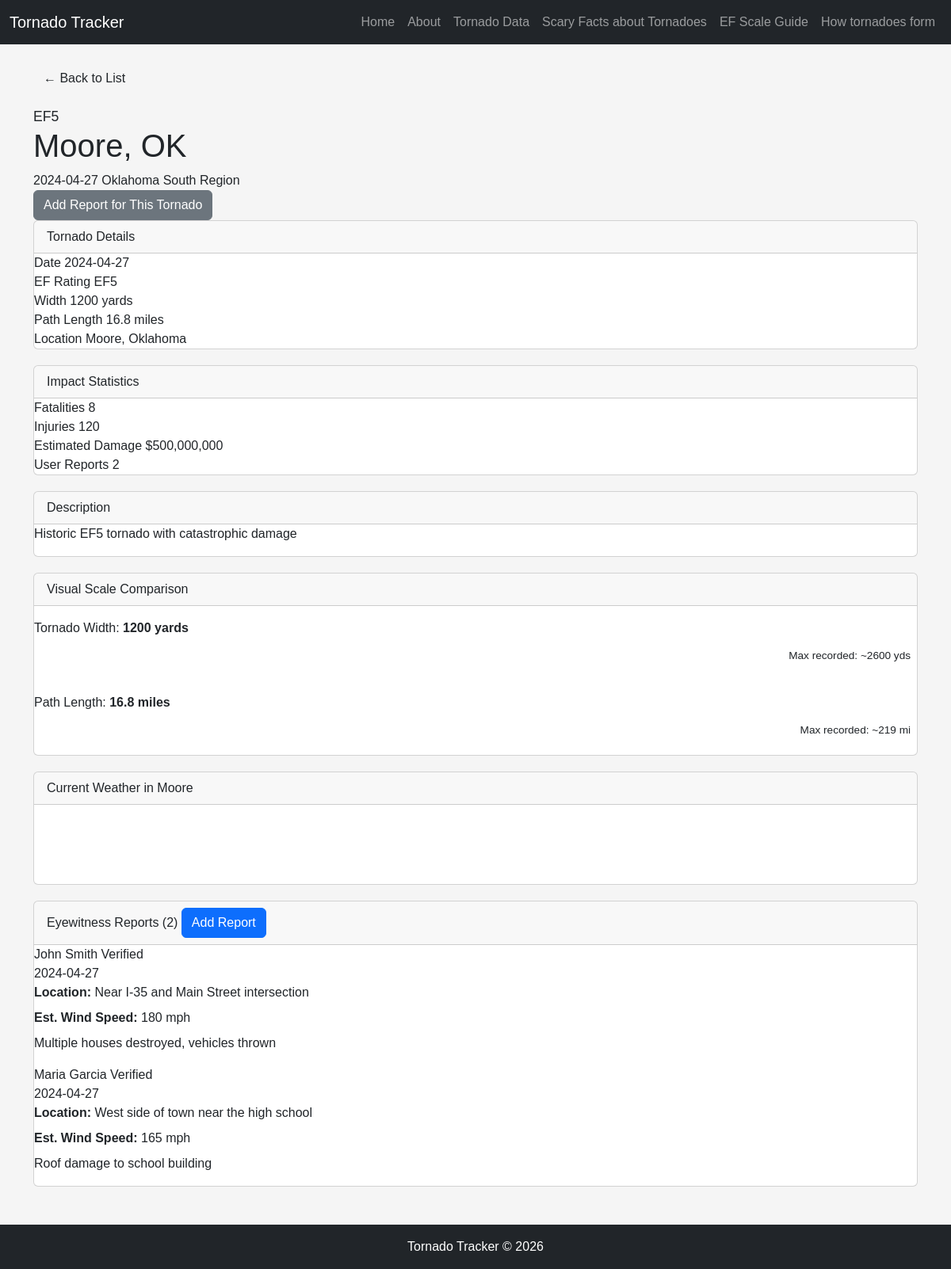
/tornado/3, run on the app's committed database.
### tables this page shows
CREATE TABLE tornadoes (
            id INTEGER PRIMARY KEY AUTOINCREMENT,
            state_id INTEGER NOT NULL,
            date DATE NOT NULL,
            ef_rating INTEGER NOT NULL CHECK(ef_rating >= 0 AND ef_rating <= 5),
            width_yards INTEGER,
            length_miles REAL,
            fatalities INTEGER DEFAULT 0,
            injuries INTEGER DEFAULT 0,
            damage_cost REAL,
            description TEXT,
            city TEXT,
            created_at TIMESTAMP DEFAULT CURRENT_TIMESTAMP,
            FOREIGN KEY (state_id) REFERENCES states(id)
        );

CREATE TABLE states (
            id INTEGER PRIMARY KEY AUTOINCREMENT,
            name TEXT NOT NULL UNIQUE,
            abbreviation TEXT NOT NULL UNIQUE,
            region TEXT NOT NULL,
            created_at TIMESTAMP DEFAULT CURRENT_TIMESTAMP
        );

CREATE TABLE reports (
            id INTEGER PRIMARY KEY AUTOINCREMENT,
            tornado_id INTEGER,
            reporter_name TEXT NOT NULL,
            reporter_email TEXT NOT NULL,
            sighting_date DATE NOT NULL,
            location_description TEXT NOT NULL,
            wind_speed_estimate INTEGER,
            damage_description TEXT,
            verified INTEGER DEFAULT 0,
            created_at TIMESTAMP DEFAULT CURRENT_TIMESTAMP,
            FOREIGN KEY (tornado_id) REFERENCES tornadoes(id)
        );

### v0/flask-sql-ite-web-app/backend/templates/main.py (the view)
@app.route('/tornado/<int:tornado_id>')
def tornado_detail(tornado_id):
    conn = get_db()
    cursor = conn.cursor()
    cursor.execute('''
        SELECT t.*, s.name as state_name, s.abbreviation, s.region
        FROM tornadoes t
        JOIN states s ON t.state_id = s.id
        WHERE t.id = ?
    ''', (tornado_id,))
    tornado = cursor.fetchone()
    if not tornado:
        conn.close()
        return render_template('404.html'), 404
    cursor.execute('''
        SELECT * FROM reports
        WHERE tornado_id = ?
        ORDER BY created_at DESC
    ''', (tornado_id,))
    reports = cursor.fetchall()
    conn.close()
    return render_template('tornado_detail.html', tornado=tornado, reports=reports)

### v0/flask-sql-ite-web-app/backend/templates/main.py (called while the page is built)
def get_db():
    conn = sqlite3.connect(DATABASE)
    conn.row_factory = sqlite3.Row
    return conn

### v0/flask-sql-ite-web-app/backend/templates/tornado_detail.html (shortened to what this page needs)
{% extends "base.html" %}
{% block content %}
<div class="detail-header">
    <div>
        <a href="{{ url_for('tornadoes_list') }}" class="btn btn-small btn-outline" style="margin-bottom: 1rem;">
            &larr; Back to List
        </a>
        <div class="detail-title">
            <span class="ef-badge ef-{{ tornado.ef_rating }}" style="width: 50px; height: 50px; font-size: 1.1rem;">EF{{ tornado.ef_rating }}</span>
            <div>
                <h1>{{ tornado.city }}, {{ tornado.abbreviation }}</h1>
                <div class="detail-meta">
                    <span>{{ tornado.date }}</span>
                    <span>{{ tornado.state_name }}</span>
                    <span>{{ tornado.region }} Region</span>
                </div>
            </div>
        </div>
    </div>
    <a href="{{ url_for('submit_report') }}?tornado_id={{ tornado.id }}" class="btn btn-secondary">
        Add Report for This Tornado
    </a>
</div>
<div class="detail-grid">
    <div class="card">
        <div class="card-header">
            <span class="card-title">Tornado Details</span>
        </div>
        <div class="info-item">
            <span class="info-label">Date</span>
            <span class="info-value">{{ tornado.date }}</span>
        </div>
        <div class="info-item">
            <span class="info-label">EF Rating</span>
            <span class="info-value">EF{{ tornado.ef_rating }}</span>
        </div>
        <div class="info-item">
            <span class="info-label">Width</span>
            <span class="info-value">{{ tornado.width_yards or 'N/A' }} yards</span>
        </div>
        <div class="info-item">
            <span class="info-label">Path Length</span>
            <span class="info-value">{{ tornado.length_miles or 'N/A' }} miles</span>
        </div>
        <div class="info-item">
            <span class="info-label">Location</span>
            <span class="info-value">{{ tornado.city }}, {{ tornado.state_name }}</span>
        </div>
    </div>
    <div class="card">
        <div class="card-header">
            <span class="card-title">Impact Statistics</span>
        </div>
        <div class="info-item">
            <span class="info-label">Fatalities</span>
            <span class="info-value" style="color: {{ 'var(--danger)' if tornado.fatalities > 0 else 'inherit' }};">{{ tornado.fatalities }}</span>
        </div>
        <div class="info-item">
            <span class="info-label">Injuries</span>
            <span class="info-value" style="color: {{ 'var(--warning)' if tornado.injuries > 0 else 'inherit' }};">{{ tornado.injuries }}</span>
        </div>
        <div class="info-item">
            <span class="info-label">Estimated Damage</span>
            <span class="info-value">${{ "{:,.0f}".format(tornado.damage_cost) if tornado.damage_cost else 'N/A' }}</span>
        </div>
        <div class="info-item">
            <span class="info-label">User Reports</span>
            <span class="info-value">{{ reports|length }}</span>
        </div>
    </div>
</div>
{% if tornado.description %}
<div class="card">
    <div class="card-header">
        <span class="card-title">Description</span>
    </div>
    <p>{{ tornado.description }}</p>
</div>
{% endif %}
<div class="card">
    <div class="card-header">
        <span class="card-title">Visual Scale Comparison</span>
    </div>
    <div id="scale-comparison" style="padding: 1rem 0;">
        <div style="margin-bottom: 2rem;">
            <p style="margin-bottom: 0.5rem; color: var(--text-light);">Tornado Width: <strong>{{ tornado.width_yards or 0 }} yards</strong></p>
            <div style="background: var(--border); border-radius: 4px; height: 30px; overflow: hidden; position: relative;">
                <span style="position: absolute; right: 8px; top: 50%; transform: translateY(-50%); font-size: 0.85rem; color: var(--text-light);">Max recorded: ~2600 yds</span>
            </div>
        </div>
        <div>
            <p style="margin-bottom: 0.5rem; color: var(--text-light);">Path Length: <strong>{{ tornado.length_miles or 0 }} miles</strong></p>
            <div style="background: var(--border); border-radius: 4px; height: 30px; overflow: hidden; position: relative;">
                <span style="position: absolute; right: 8px; top: 50%; transform: translateY(-50%); font-size: 0.85rem; color: var(--text-light);">Max recorded: ~219 mi</span>
            </div>
        </div>
    </div>
</div>
<div class="card">
    <div class="card-header">
        <span class="card-title">Current Weather in {{ tornado.city }}</span>
    </div>
    <div id="location-weather" style="min-height: 100px; display: flex; align-items: center; justify-content: center;">
        <span class="spinner" style="border-color: var(--primary); border-top-color: var(--secondary); width: 30px; height: 30px;"></span>
    </div>
</div>
<div class="card">
    <div class="card-header">
        <span class="card-title">Eyewitness Reports ({{ reports|length }})</span>
        <a href="{{ url_for('submit_report') }}?tornado_id={{ tornado.id }}" class="btn btn-small btn-primary">Add Report</a>
    </div>
    {% if reports %}
    <div id="reports-list">
        {% for report in reports %}
        <div class="report-item">
            <div class="report-header">
                <div>
                    <span class="report-name">{{ report.reporter_name }}</span>
                    {% if report.verified %}
                    <span class="verified-badge">Verified</span>
                    {% else %}
                    <span class="unverified-badge">Unverified</span>
                    {% endif %}
                </div>
                <span class="report-date">{{ report.sighting_date }}</span>
            </div>
            <p style="margin-bottom: 0.5rem;"><strong>Location:</strong> {{ report.location_description }}</p>
            {% if report.wind_speed_estimate %}
            <p style="margin-bottom: 0.5rem;"><strong>Est. Wind Speed:</strong> {{ report.wind_speed_estimate }} mph</p>
            {% endif %}
            {% if report.damage_description %}
            <p style="color: var(--text-light);">{{ report.damage_description }}</p>
            {% endif %}
        </div>
        {% endfor %}
    </div>
    {% else %}
    <p style="color: var(--text-light); text-align: center; padding: 2rem;">
        No eyewitness reports yet. <a href="{{ url_for('submit_report') }}?tornado_id={{ tornado.id }}">Be the first to report!</a>
    </p>
    {% endif %}
</div>
{% endblock %}

### static/css/style.css (style rules this page uses)
body { background-color: #f5f5f5; font-family: Arial, sans-serif; }
.card { margin-bottom: 20px; }

### data on the page
tornadoes: ef_rating "5", city "Moore", date "2024-04-27", width_yards "1200", length_miles "16.8", fatalities "8", injuries "120", damage_cost "500,000,000", description "Historic EF5 tornado with catastrophic damage"
states: abbreviation "OK", state_name "Oklahoma", region "South"
reports: reporter_name "John Smith", verified "Verified", sighting_date "2024-04-27", location_description "Near I-35 and Main Street intersection", wind_speed_estimate "180", damage_description "Multiple houses destroyed, vehicles thrown"
reports: reporter_name "Maria Garcia", verified "Verified", sighting_date "2024-04-27", location_description "West side of town near the high school", wind_speed_estimate "165", damage_description "Roof damage to school building"

### other printed values
{{ reports|length }} "2"
